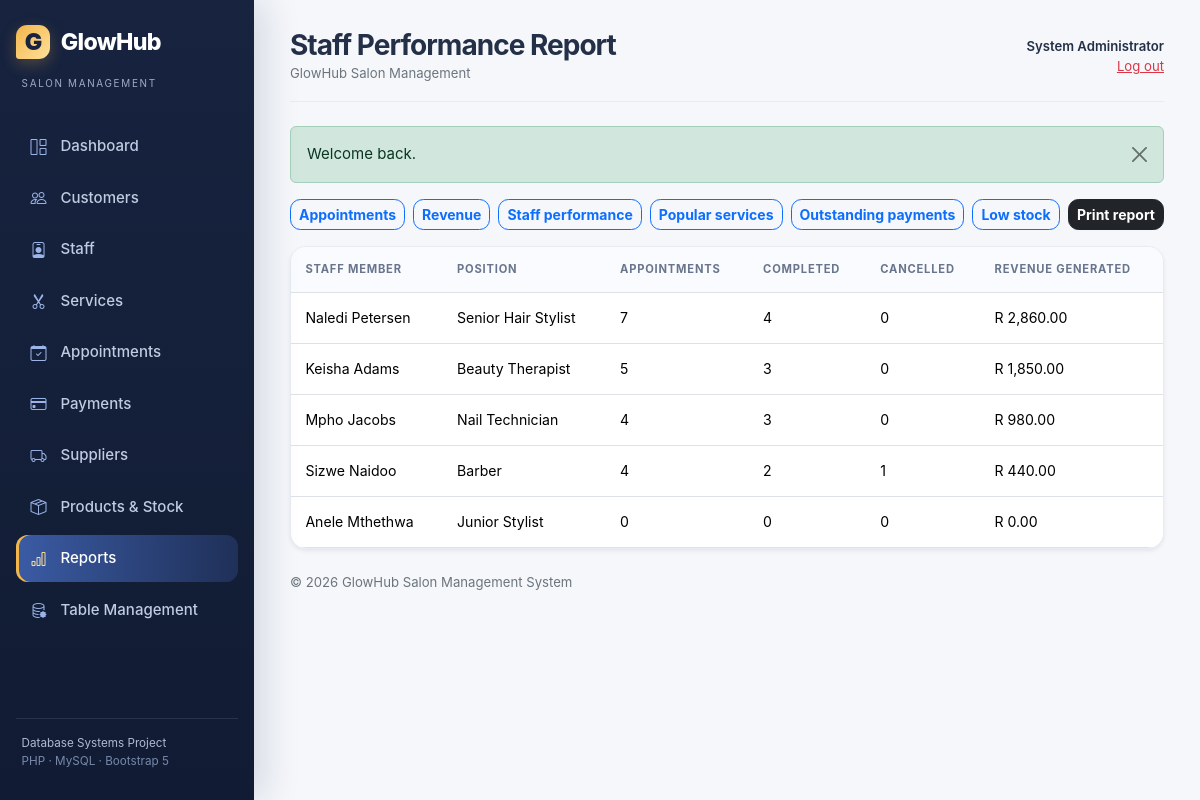
The app's page /reports/staff_performance.php (signed in) with its own data.
### tables this page shows
CREATE TABLE staff (
    staff_id INT UNSIGNED AUTO_INCREMENT PRIMARY KEY,
    first_name VARCHAR(60) NOT NULL,
    last_name VARCHAR(60) NOT NULL,
    phone VARCHAR(20) NOT NULL UNIQUE,
    email VARCHAR(120) NULL UNIQUE,
    position VARCHAR(80) NOT NULL,
    status ENUM('Available', 'Unavailable', 'Inactive') NOT NULL DEFAULT 'Available',
    created_at TIMESTAMP NOT NULL DEFAULT CURRENT_TIMESTAMP
);

### config/database.php (called while the page is built, shortened)
<?php
function db(): PDO
{
    static $pdo = null;
    $dsn = 'mysql:host=' . DB_HOST . ';dbname=' . DB_NAME . ';charset=utf8mb4';
    try {
        $pdo = new PDO($dsn, DB_USER, DB_PASS, [
            PDO::ATTR_ERRMODE => PDO::ERRMODE_EXCEPTION,
            PDO::ATTR_DEFAULT_FETCH_MODE => PDO::FETCH_ASSOC,
            PDO::ATTR_EMULATE_PREPARES => false,
        ]);
    } catch (PDOException $exception) {
        http_response_code(503);
        exit('Database connection is unavailable. Please start MySQL and import database/salon_management.sql.');
    }
    return $pdo;
}

### reports/staff_performance.php (the view)
<?php
require_once __DIR__ . '/../includes/auth.php'; require_login(); $active_menu='reports';$rows=all_rows("SELECT st.staff_id,CONCAT(st.first_name,' ',st.last_name) staff_name,st.position,COUNT(a.appointment_id) appointment_count,COALESCE(SUM(a.status='Completed'),0) completed_count,COALESCE(SUM(a.status='Cancelled'),0) cancelled_count,COALESCE(SUM(CASE WHEN p.payment_status IN ('Paid','Partially Paid') THEN p.amount ELSE 0 END),0) revenue_generated FROM staff st LEFT JOIN appointments a ON a.staff_id=st.staff_id LEFT JOIN payments p ON p.appointment_id=a.appointment_id GROUP BY st.staff_id,st.first_name,st.last_name,st.position ORDER BY revenue_generated DESC,appointment_count DESC");$page_title='Staff Performance Report';require __DIR__.'/../includes/header.php';
?>
<h2 class="print-heading">Staff Performance Report</h2><?php require __DIR__.'/../includes/report_nav.php';?><div class="card shadow-sm table-card"><div class="table-responsive"><table class="table table-hover align-middle mb-0"><thead><tr><th>Staff member</th><th>Position</th><th>Appointments</th><th>Completed</th><th>Cancelled</th><th>Revenue generated</th></tr></thead><tbody><?php foreach($rows as $row):?><tr><td><?=e($row['staff_name'])?></td><td><?=e($row['position'])?></td><td><?= (int)$row['appointment_count']?></td><td><?= (int)$row['completed_count']?></td><td><?= (int)$row['cancelled_count']?></td><td><?=money($row['revenue_generated'])?></td></tr><?php endforeach;?></tbody></table></div></div><?php require __DIR__.'/../includes/footer.php';

### assets/css/style.css (style rules this page uses)
:root { --ink: #243047; --navy: #17233f; --navy-2: #243862; --blue: #3568d4; --blue-dark: #244ea9; --sky: #66c9d8; --gold: #f3b64b; --rose: #df7894; --cream: #f5f7fb; --muted: #748097; --line: #e7ebf3; --shadow: 0 16px 40px rgba(31, 48, 85, .08); }
* { box-sizing: border-box; }
body { background: var(--cream); color: var(--ink); font-size: .94rem; font-family: Inter, ui-sans-serif, system-ui, -apple-system, BlinkMacSystemFont, "Segoe UI", sans-serif; }
.card { border: 1px solid var(--line); border-radius: 1rem; box-shadow: var(--shadow); overflow: hidden; }
.table-card .table { font-size: .88rem; }
.table-card .table thead th { background: #fafbfe; color: #68758c; font-size: .7rem; text-transform: uppercase; letter-spacing: .07em; border-bottom-width: 1px; white-space: nowrap; }
.table > :not(caption) > * > * { padding: .9rem; }

### records on screen
staff: staff_name "Naledi Petersen", position "Senior Hair Stylist", appointment_count "7", completed_count "4", cancelled_count "0", revenue_generated "R 2,860.00"
staff: staff_name "Keisha Adams", position "Beauty Therapist", appointment_count "5", completed_count "3", cancelled_count "0", revenue_generated "R 1,850.00"
staff: staff_name "Mpho Jacobs", position "Nail Technician", appointment_count "4", completed_count "3", cancelled_count "0", revenue_generated "R 980.00"
staff: staff_name "Sizwe Naidoo", position "Barber", appointment_count "4", completed_count "2", cancelled_count "1", revenue_generated "R 440.00"
staff: staff_name "Anele Mthethwa", position "Junior Stylist", appointment_count "0", completed_count "0", cancelled_count "0", revenue_generated "R 0.00"

### other values on screen
$label "Dashboard"
$label "Customers"
$label "Staff"
$label "Services"
$label "Appointments"
$label "Payments"
$label "Suppliers"
$label "Products & Stock"
$label "Reports"
$label "Table Management"
$page_title "Staff Performance Report"
current_user()['full_name'] "System Administrator"
$flash['message'] "Welcome back."
